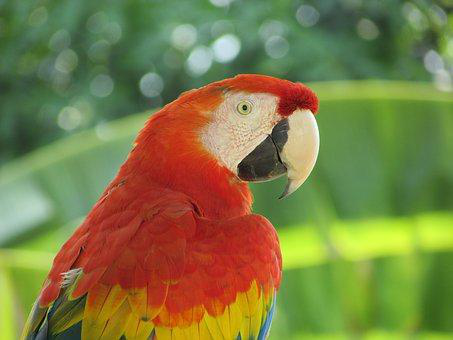
#> input picture imgs/parrot.png, 453 x 340 px
$ jupyter execute 'Image Enhancement & Transformation.ipynb'   (shell and % lines are left out)
#> lines starting #> are read from the running program, lines starting #| are printed output that depends on the picture
# Day 2: Image Enhancement & Transformation

[cell 1]
# importing needed libraries globally
from PIL import Image # for reading images
import numpy as np # for arrays manipulations
import matplotlib.pyplot as plt # for 2D plottings

## Image as a function

[cell 2]
# some needed imports
from cycler import cycler # for cycling rgb
default_cycler = (cycler(color=['r', 'g', 'b', 'y']))
plt.rc('axes', prop_cycle=default_cycler)

[cell 3]
# defining functions
def draw_h_line(imarray,p):
    """
    Receive 3 channel image and draw horizontal line at @p
    """
    from skimage.draw import line_aa
    h,w,_ = imarray.shape
    rr, cc, val = line_aa(p, 0, p, w-1)
    imarray[rr,cc] = [0,0,0]

def draw_v_line(imarray,p):
    """
    Receive 3 channel image and draw vertical line at @p
    """
    from skimage.draw import line_aa
    h,w,_ = imarray.shape
    rr, cc, val = line_aa(0, p, h-1, p)
    imarray[rr,cc] = [0,0,0]

def plot_row(imarray,index,ax=None):
    """
    Receive 1 channel of an image and plot row at @index
    """
    y = imarray[index,:]
    x = np.arange(len(y))
    if ax is None:
        plt.plot(x,y)
    else:
        ax.plot(x,y)
    plt.show()
# defining functions
def plot_col(imarray,index,ax):
    """
    Receive 1 channel of an image and plot col at @index
    """
    y = imarray[:,index]
    x = np.arange(len(y))
    if ax is None:
        plt.plot(x,y)
    else:
        ax.plot(x,y)
    plt.show()

def plot_3d(imarray):
    """
    Receivean 1 channel image and plot it as function in 3d
    """
    w,h = imarray.shape
    fig = plt.figure(figsize=(8, 3))
    ax1 = fig.add_subplot(111, projection='3d')
    _x = np.arange(w)
    _y = np.arange(h)
    for x in _x:
        ax1.plot([x]*h,_y,imarray[x,:])

[cell 4]
# Openning parrot image
parrot = Image.open("imgs/parrot.png")
#> parrot is the input picture: PIL image 453x340 RGB; mean R, G, B 125.4, 124.4, 68.5
parrot

[cell 5]
# convert the image to ND array
p_arr = np.asarray(parrot)
p_arr.shape
#> Out = (340, 453, 3)

[cell 6]
# plotting center row
p_arr_copy = p_arr.copy()
height,width,channels = p_arr.shape
#> height = 340; width = 453; channels = 3
fig, ax = plt.subplots(nrows=2)
fig.set_size_inches((10,10))
draw_h_line(p_arr_copy,height//2)
ax[0].imshow(p_arr_copy)
plot_row(p_arr, height//2,ax[1])
#> in plot_row, `y = imarray[index,:]`: y = 453 rows, first 8: [110, 146, 98], [114, 150, 102], [119, 155, 107], [123, 159, 111], [124, 160, 112], [124, 161, 110], [125, 162, 111], [126, 163, 112]
#> in plot_row, `x = np.arange(len(y))`: x = 453 values from 0 to 452
#> in plot_row, `plt.show()`:
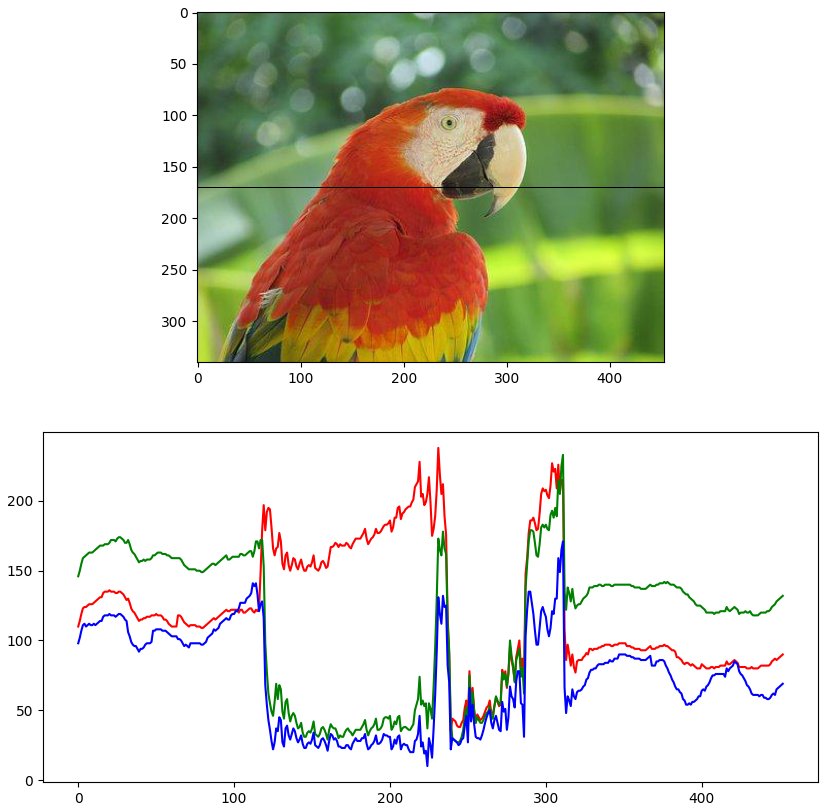
#> figure drawn by matplotlib, 2 panels; panel 2: curve peaks at x = 231, y = 238; panel 2: curve peaks at x = 311, y = 233; panel 2: curve peaks at x = 311, y = 171

[cell 7]
# plotting center col
p_arr_copy = p_arr.copy()
height,width,channels = p_arr.shape
fig, ax = plt.subplots(nrows=2)
fig.set_size_inches((10,10))
draw_v_line(p_arr_copy,width//2)
ax[0].imshow(p_arr_copy)
plot_col(p_arr, width//2,ax[1])
#> in plot_col, `y = imarray[:,index]`: y = 340 rows, first 8: [169, 190, 191], [167, 189, 187], [161, 186, 182], [154, 179, 173], [141, 169, 157], [125, 156, 140], [111, 144, 123], [102, 138, 112]
#> in plot_col, `x = np.arange(len(y))`: x = 340 values from 0 to 339
#> in plot_col, `plt.show()`:
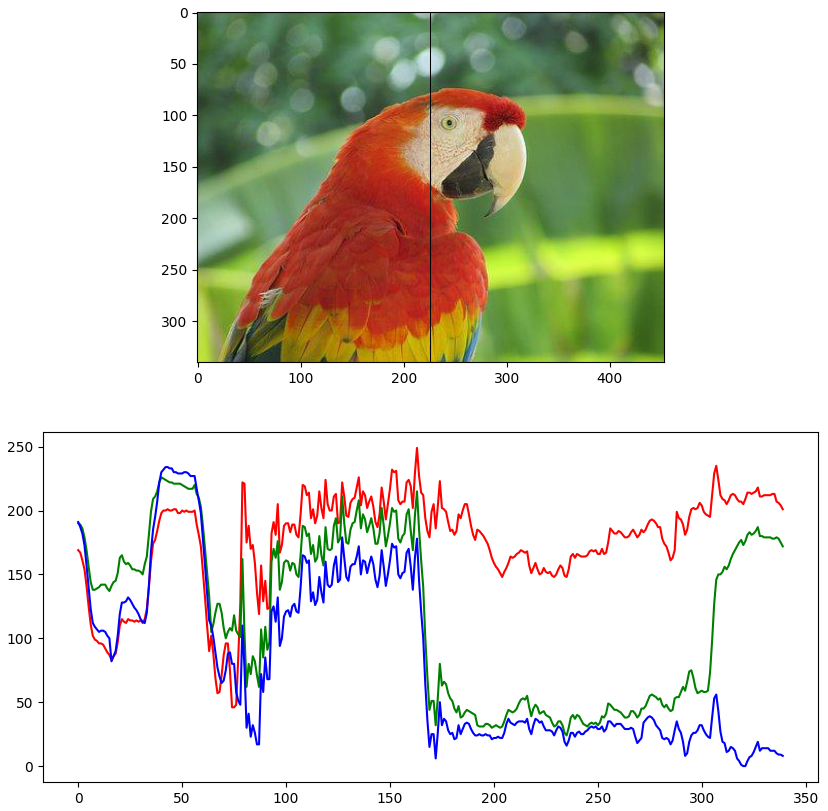
#> figure drawn by matplotlib, 2 panels; panel 2: curve peaks at x = 163, y = 249; panel 2: curve peaks at x = 40, y = 226; panel 2: curve peaks at x = 42, y = 234
